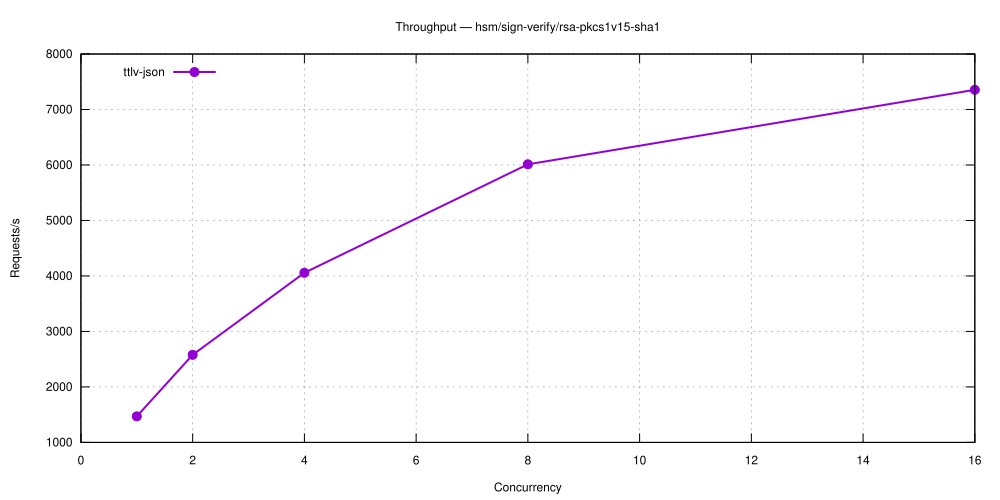

Here is the gnuplot script that generated this plot:
set terminal svg size 1000,500 enhanced font 'Helvetica,12'
set output 'hsm_sign-verify_rsa-pkcs1v15-sha1.svg'
set title 'Throughput — hsm/sign-verify/rsa-pkcs1v15-sha1'
set grid
set xlabel 'Concurrency'
set ylabel 'Requests/s'
set key top left
plot 'hsm_sign-verify_rsa-pkcs1v15-sha1-5.28.0-ttlv-json.dat' using 1:2 with linespoints lw 2 pt 7 title 'ttlv-json'
